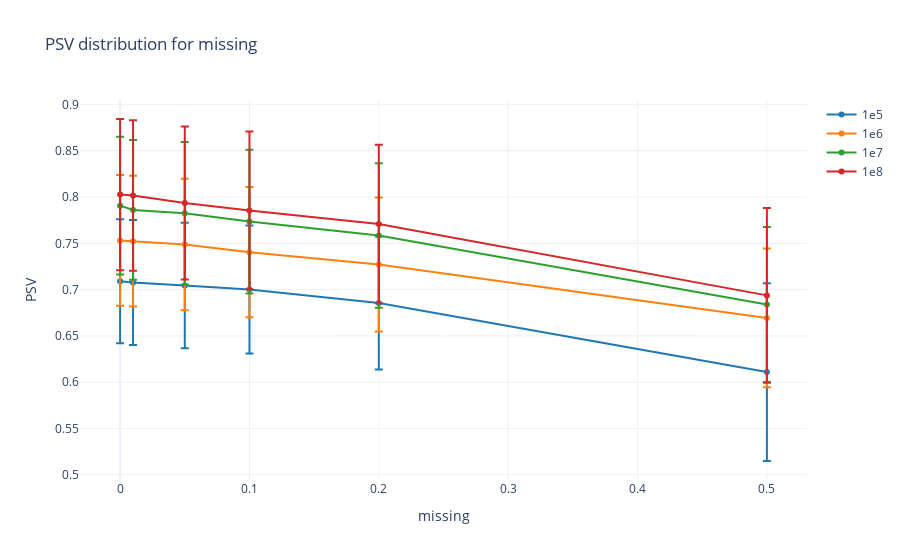

Here is the notebook cell this chart was saved with:
### Code cell
anova_and_error_plot(hom_sap_results_pop0, "PSV", "missing")

### Figure 1 — Plotly figure (JSON) as saved in the notebook; plotly's stock layout.template omitted (floating-point values rounded to 4 significant figures)
{"data": [{"error_y": {"array": [0.067, 0.06755, 0.06777, 0.06911, 0.07179, 0.09605], "type": "data", "visible": true}, "marker": {"color": "#1F77B4"}, "name": "1e5", "x": [0.0, 0.01, 0.05, 0.1, 0.2, 0.5], "y": [0.7091, 0.7077, 0.7045, 0.7, 0.6855, 0.6109], "type": "scatter"}, {"error_y": {"array": [0.07053, 0.07067, 0.07106, 0.07039, 0.07233, 0.0749], "type": "data", "visible": true}, "marker": {"color": "#FF7F0E"}, "name": "1e6", "x": [0.0, 0.01, 0.05, 0.1, 0.2, 0.5], "y": [0.7532, 0.7523, 0.7488, 0.7404, 0.7271, 0.6694], "type": "scatter"}, {"error_y": {"array": [0.07439, 0.07548, 0.07693, 0.07766, 0.07795, 0.08363], "type": "data", "visible": true}, "marker": {"color": "#2CA02C"}, "name": "1e7", "x": [0.0, 0.01, 0.05, 0.1, 0.2, 0.5], "y": [0.7907, 0.7861, 0.7825, 0.7735, 0.7584, 0.6839], "type": "scatter"}, {"error_y": {"array": [0.08165, 0.08134, 0.0827, 0.08513, 0.08558, 0.09436], "type": "data", "visible": true}, "marker": {"color": "#D62728"}, "name": "1e8", "x": [0.0, 0.01, 0.05, 0.1, 0.2, 0.5], "y": [0.8026, 0.8017, 0.7936, 0.7855, 0.7709, 0.6937], "type": "scatter"}], "layout": {"xaxis": {"title": {"text": "missing"}}, "yaxis": {"title": {"text": "PSV"}}, "title": {"text": "PSV distribution for missing"}}}
